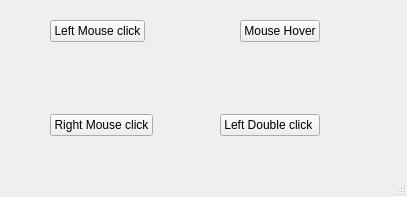
<?xml version="1.0" encoding="UTF-8"?>
<ui version="4.0">
 <class>MouseEvents_Eg1</class>
 <widget class="QMainWindow" name="MouseEvents_Eg1">
  <property name="geometry">
   <rect>
    <x>0</x>
    <y>0</y>
    <width>407</width>
    <height>197</height>
   </rect>
  </property>
  <property name="windowTitle">
   <string>MouseEvents_Eg1</string>
  </property>
  <widget class="QWidget" name="centralwidget">
   <widget class="QWidget" name="layoutWidget">
    <property name="geometry">
     <rect>
      <x>50</x>
      <y>20</y>
      <width>270</width>
      <height>116</height>
     </rect>
    </property>
    <layout class="QVBoxLayout" name="verticalLayout_2">
     <item>
      <layout class="QHBoxLayout" name="horizontalLayout_3">
       <item>
        <widget class="QPushButton" name="lm_click_btn_2">
         <property name="text">
          <string>Left Mouse click</string>
         </property>
        </widget>
       </item>
       <item>
        <spacer name="horizontalSpacer_3">
         <property name="orientation">
          <enum>Qt::Horizontal</enum>
         </property>
         <property name="sizeHint" stdset="0">
          <size>
           <width>40</width>
           <height>20</height>
          </size>
         </property>
        </spacer>
       </item>
       <item>
        <widget class="QPushButton" name="hover_mouse_btn_2">
         <property name="text">
          <string>Mouse Hover</string>
         </property>
        </widget>
       </item>
      </layout>
     </item>
     <item>
      <spacer name="verticalSpacer_2">
       <property name="orientation">
        <enum>Qt::Vertical</enum>
       </property>
       <property name="sizeHint" stdset="0">
        <size>
         <width>20</width>
         <height>40</height>
        </size>
       </property>
      </spacer>
     </item>
     <item>
      <layout class="QHBoxLayout" name="horizontalLayout_4">
       <item>
        <widget class="QPushButton" name="rm_click_btn_2">
         <property name="text">
          <string>Right Mouse click</string>
         </property>
        </widget>
       </item>
       <item>
        <spacer name="horizontalSpacer_4">
         <property name="orientation">
          <enum>Qt::Horizontal</enum>
         </property>
         <property name="sizeHint" stdset="0">
          <size>
           <width>40</width>
           <height>20</height>
          </size>
         </property>
        </spacer>
       </item>
       <item>
        <widget class="QPushButton" name="left_double_click_btn_2">
         <property name="text">
          <string>Left Double click </string>
         </property>
        </widget>
       </item>
      </layout>
     </item>
    </layout>
   </widget>
  </widget>
  <widget class="QMenuBar" name="menubar">
   <property name="geometry">
    <rect>
     <x>0</x>
     <y>0</y>
     <width>407</width>
     <height>26</height>
    </rect>
   </property>
  </widget>
  <widget class="QStatusBar" name="statusbar"/>
 </widget>
 <resources/>
 <connections/>
</ui>
